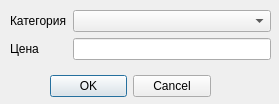
<?xml version="1.0" encoding="UTF-8"?>
<ui version="4.0">
 <class>Dialog</class>
 <widget class="QDialog" name="Dialog">
  <property name="geometry">
   <rect>
    <x>0</x>
    <y>0</y>
    <width>279</width>
    <height>104</height>
   </rect>
  </property>
  <property name="windowTitle">
   <string>Dialog</string>
  </property>
  <widget class="QDialogButtonBox" name="buttonBox">
   <property name="geometry">
    <rect>
     <x>50</x>
     <y>70</y>
     <width>161</width>
     <height>32</height>
    </rect>
   </property>
   <property name="contextMenuPolicy">
    <enum>Qt::NoContextMenu</enum>
   </property>
   <property name="acceptDrops">
    <bool>true</bool>
   </property>
   <property name="orientation">
    <enum>Qt::Horizontal</enum>
   </property>
   <property name="standardButtons">
    <set>QDialogButtonBox::Cancel|QDialogButtonBox::Ok</set>
   </property>
  </widget>
  <widget class="QWidget" name="formLayoutWidget">
   <property name="geometry">
    <rect>
     <x>10</x>
     <y>10</y>
     <width>261</width>
     <height>51</height>
    </rect>
   </property>
   <layout class="QFormLayout" name="formLayout">
    <item row="0" column="0">
     <widget class="QLabel" name="category">
      <property name="text">
       <string>Категория</string>
      </property>
     </widget>
    </item>
    <item row="1" column="0">
     <widget class="QLabel" name="cost">
      <property name="text">
       <string>Цена</string>
      </property>
     </widget>
    </item>
    <item row="0" column="1">
     <widget class="QComboBox" name="comboBox"/>
    </item>
    <item row="1" column="1">
     <widget class="QLineEdit" name="cost_line"/>
    </item>
   </layout>
  </widget>
 </widget>
 <resources/>
 <connections>
  <connection>
   <sender>buttonBox</sender>
   <signal>accepted()</signal>
   <receiver>Dialog</receiver>
   <slot>accept()</slot>
   <hints>
    <hint type="sourcelabel">
     <x>248</x>
     <y>254</y>
    </hint>
    <hint type="destinationlabel">
     <x>157</x>
     <y>274</y>
    </hint>
   </hints>
  </connection>
  <connection>
   <sender>buttonBox</sender>
   <signal>rejected()</signal>
   <receiver>Dialog</receiver>
   <slot>reject()</slot>
   <hints>
    <hint type="sourcelabel">
     <x>316</x>
     <y>260</y>
    </hint>
    <hint type="destinationlabel">
     <x>286</x>
     <y>274</y>
    </hint>
   </hints>
  </connection>
 </connections>
</ui>
